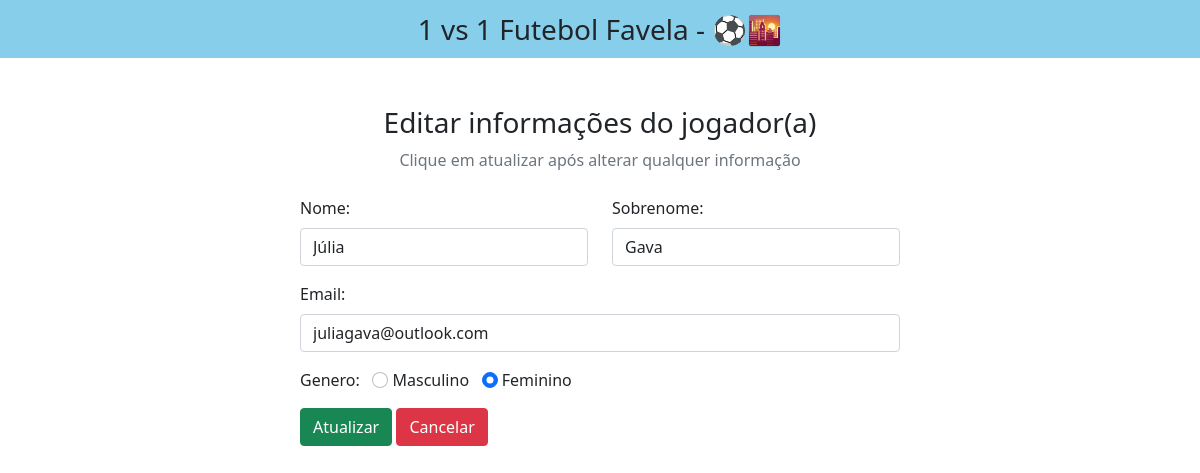
Screenshot of /edit.php?id=16 with the database file from the repository.
### tables this page shows
CREATE TABLE `usuario` (
  `id` int(100) NOT NULL,
  `primeiro_nome` varchar(100) NOT NULL,
  `sobrenome` varchar(100) NOT NULL,
  `email` varchar(100) NOT NULL,
  `genero` varchar(100) NOT NULL
);

### edit.php (the view, shortened to what this page needs)
<?php
include "db_conn.php";
$id = $_GET["id"];
?>
<!DOCTYPE html>
<html lang="pt-br">
<head>
    <link href="https://cdn.jsdelivr.net/npm/bootstrap@5.0.2/dist/css/bootstrap.min.css" rel="stylesheet">
    <link rel="stylesheet" href="https://cdnjs.cloudflare.com/ajax/libs/font-awesome/6.4.0/css/all.min.css" />
</head>
<body>
    <nav class="navbar navbar-light justify-content-center fs-3 mb-5" style="background-color: #87CEEB;">
        1 vs 1 Futebol Favela - ⚽🌇
    </nav>
    <div class="container">
        <div class="text-center mb-4">
            <h3>Editar informações do jogador(a)</h3>
            <p class="text-muted">Clique em atualizar após alterar qualquer informação</p>
        </div>
        <?php
        $sql = "SELECT * FROM `usuario` WHERE id = $id LIMIT 1";
        $result = mysqli_query($conn, $sql);
        $row = mysqli_fetch_assoc($result);
        ?>
        <div class="container d-flex justify-content-center">
            <form action="" method="post" style="width:50vw; min-width:300px;">
                <div class="row mb-3">
                    <div class="col">
                        <label class="form-label">Nome:</label>
                        <input type="text" class="form-control" name="primeiro_nome" value="<?php echo $row['primeiro_nome'] ?>">
                    </div>
                    <div class="col">
                        <label class="form-label">Sobrenome:</label>
                        <input type="text" class="form-control" name="sobrenome" value="<?php echo $row['sobrenome'] ?>">
                    </div>
                </div>
                <div class="mb-3">
                    <label class="form-label">Email:</label>
                    <input type="email" class="form-control" name="email" value="<?php echo $row['email'] ?>">
                </div>
                <div class="form-group mb-3">
                    <label>Genero:</label>
                    <input type="radio" class="form-check-input" name="genero" id="masculino" value="masculino" <?php echo ($row["genero"] == 'male') ? "checked" : ""; ?>>
                    <label for="male" class="form-input-label">Masculino</label>
                    <input type="radio" class="form-check-input" name="genero" id="feminino" value="feminino" <?php echo ($row["genero"] == 'feminino') ? "checked" : ""; ?>>
                    <label for="female" class="form-input-label">Feminino</label>
                </div>
                <div>
                    <button type="submit" class="btn btn-success" name="submit">Atualizar</button>
                    <a href="index.php" class="btn btn-danger">Cancelar</a>
                </div>
            </form>
        </div>
    </div>
</body>
</html>

### rows the page displays
usuario: primeiro_nome "Júlia", sobrenome "Gava", email "juliagava@outlook.com", genero "☑"
